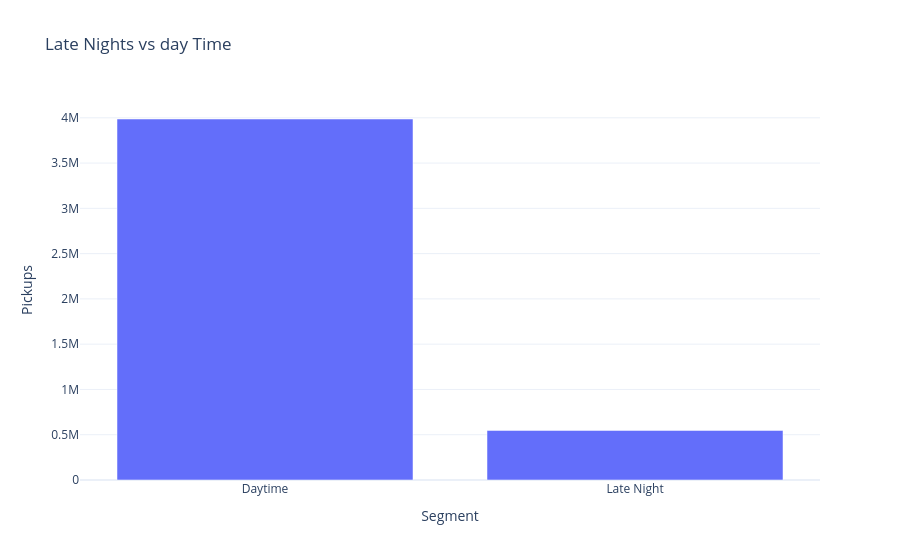

The notebook cell this image was saved under:
### Code cell
fig=px.bar(
    segments_counts,
    x="Segment",
    y="Pickups",
    title="Late Nights vs day Time")
fig.update_layout(template="plotly_white")
fig.show()

### Figure 1 — Plotly figure (JSON) as saved in the notebook; plotly's stock layout.template omitted (floating-point values rounded to 4 significant figures)
{"data": [{"hovertemplate": "Segment=%{x}<br>Pickups=%{y}<extra></extra>", "legendgroup": "", "marker": {"color": "#636efa", "pattern": {"shape": ""}}, "name": "", "orientation": "v", "showlegend": false, "textposition": "auto", "type": "bar", "x": ["Daytime", "Late Night"], "xaxis": "x", "y": [3986730, 547597], "yaxis": "y"}], "layout": {"barmode": "relative", "legend": {"tracegroupgap": 0}, "title": {"text": "Late Nights vs day Time"}, "xaxis": {"anchor": "y", "domain": [0, 1], "title": {"text": "Segment"}}, "yaxis": {"anchor": "x", "domain": [0, 1], "title": {"text": "Pickups"}}}}
